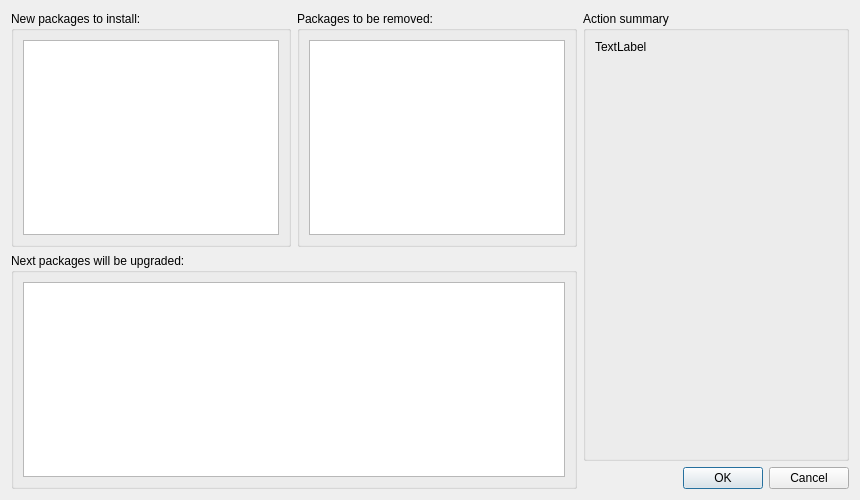
<?xml version="1.0" encoding="UTF-8"?>
<ui version="4.0">
 <class>CommitDialog</class>
 <widget class="QDialog" name="CommitDialog">
  <property name="windowModality">
   <enum>Qt::ApplicationModal</enum>
  </property>
  <property name="geometry">
   <rect>
    <x>0</x>
    <y>0</y>
    <width>860</width>
    <height>500</height>
   </rect>
  </property>
  <property name="windowTitle">
   <string>Confirm actions commit</string>
  </property>
  <layout class="QHBoxLayout" name="horizontalLayout_2">
   <item>
    <layout class="QVBoxLayout" name="verticalLayout_4">
     <item>
      <layout class="QHBoxLayout" name="horizontalLayout">
       <item>
        <widget class="QGroupBox" name="groupBox">
         <property name="title">
          <string>New packages to install:</string>
         </property>
         <layout class="QVBoxLayout" name="verticalLayout">
          <item>
           <widget class="QListWidget" name="installListWidget"/>
          </item>
         </layout>
        </widget>
       </item>
       <item>
        <widget class="QGroupBox" name="groupBox_2">
         <property name="title">
          <string>Packages to be removed:</string>
         </property>
         <layout class="QVBoxLayout" name="verticalLayout_2">
          <item>
           <widget class="QListWidget" name="removeListWidget"/>
          </item>
         </layout>
        </widget>
       </item>
      </layout>
     </item>
     <item>
      <widget class="QGroupBox" name="groupBox_3">
       <property name="title">
        <string>Next packages will be upgraded:</string>
       </property>
       <layout class="QVBoxLayout" name="verticalLayout_3">
        <item>
         <widget class="QListWidget" name="upgradeListWidget"/>
        </item>
       </layout>
      </widget>
     </item>
    </layout>
   </item>
   <item>
    <layout class="QVBoxLayout" name="verticalLayout_5">
     <item>
      <widget class="QGroupBox" name="groupBox_5">
       <property name="title">
        <string>Action summary</string>
       </property>
       <layout class="QVBoxLayout" name="verticalLayout_7">
        <item>
         <widget class="QLabel" name="actionSummaryLabel">
          <property name="text">
           <string>TextLabel</string>
          </property>
          <property name="alignment">
           <set>Qt::AlignLeading|Qt::AlignLeft|Qt::AlignTop</set>
          </property>
         </widget>
        </item>
       </layout>
      </widget>
     </item>
     <item>
      <widget class="QDialogButtonBox" name="buttonBox">
       <property name="orientation">
        <enum>Qt::Horizontal</enum>
       </property>
       <property name="standardButtons">
        <set>QDialogButtonBox::Cancel|QDialogButtonBox::Ok</set>
       </property>
      </widget>
     </item>
    </layout>
   </item>
  </layout>
 </widget>
 <resources/>
 <connections>
  <connection>
   <sender>buttonBox</sender>
   <signal>accepted()</signal>
   <receiver>CommitDialog</receiver>
   <slot>accept()</slot>
   <hints>
    <hint type="sourcelabel">
     <x>248</x>
     <y>254</y>
    </hint>
    <hint type="destinationlabel">
     <x>157</x>
     <y>274</y>
    </hint>
   </hints>
  </connection>
  <connection>
   <sender>buttonBox</sender>
   <signal>rejected()</signal>
   <receiver>CommitDialog</receiver>
   <slot>reject()</slot>
   <hints>
    <hint type="sourcelabel">
     <x>316</x>
     <y>260</y>
    </hint>
    <hint type="destinationlabel">
     <x>286</x>
     <y>274</y>
    </hint>
   </hints>
  </connection>
 </connections>
</ui>
